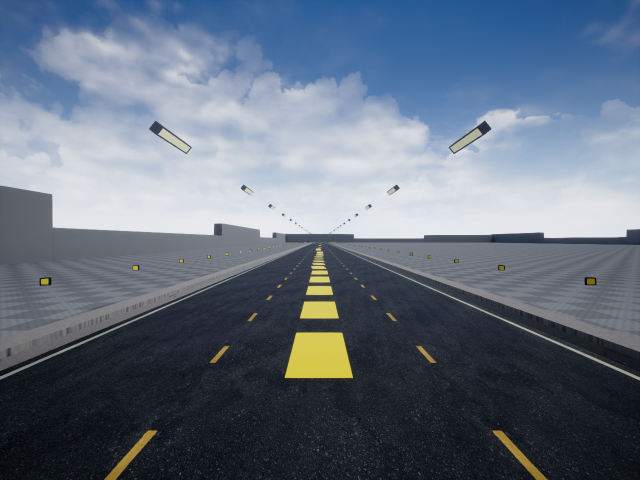
#> input picture warp/0_0_0.png, 1280 x 960 px (shown at 1/2 size)
$ python warp.py
#> lines starting #> are read from the running program, lines starting #| are printed output that depends on the picture; after the words box and inside, x2 and y2 are one past the last pixel; in counts of white or black regions, pixels touching at a corner belong together
#!/usr/bin/python
# -*- encoding: utf-8 -*-
# see https://www.pyimagesearch.com/2014/08/25/4-point-opencv-getperspective-transform-example/
# part of https://github.com/WolfgangFahl/play-chess-with-a-webcam
import sys
import cv2
from scipy.spatial import distance as dist
import numpy as np

# top left 437,328
# top right 1390,1042
# bottom left 142,107
# bottom right 1667,1250


def order_points(pts):
    # sort the points based on their x-coordinates
    xSorted = pts[np.argsort(pts[:, 0]), :]

    # grab the left-most and right-most points from the sorted
    # x-roodinate points
    leftMost = xSorted[:2, :]
    rightMost = xSorted[2:, :]

    # now, sort the left-most coordinates according to their
    # y-coordinates so we can grab the top-left and bottom-left
    # points, respectively
    leftMost = leftMost[np.argsort(leftMost[:, 1]), :]
    (tl, bl) = leftMost

    # now that we have the top-left coordinate, use it as an
    # anchor to calculate the Euclidean distance between the
    # top-left and right-most points; by the Pythagorean
    # theorem, the point with the largest distance will be
    # our bottom-right point
    D = dist.cdist(tl[np.newaxis], rightMost, "euclidean")[0]
    (br, tr) = rightMost[np.argsort(D)[::-1], :]

    # return the coordinates in top-left, top-right,
    # bottom-right, and bottom-left order
    return np.array([tl, tr, br, bl], dtype="float32")


def four_point_transform(image, pts):
    # obtain a consistent order of the points and unpack them
    # individually
    rect = order_points(pts)
    (tl, tr, br, bl) = rect

    # compute the width of the new image, which will be the
    # maximum distance between bottom-right and bottom-left
    # x-coordiates or the top-right and top-left x-coordinates
    widthA = np.sqrt(((br[0] - bl[0]) ** 2) + ((br[1] - bl[1]) ** 2))
    widthB = np.sqrt(((tr[0] - tl[0]) ** 2) + ((tr[1] - tl[1]) ** 2))
    maxWidth = max(int(widthA), int(widthB))

    # compute the height of the new image, which will be the
    # maximum distance between the top-right and bottom-right
    # y-coordinates or the top-left and bottom-left y-coordinates
    heightA = np.sqrt(((tr[0] - br[0]) ** 2) + ((tr[1] - br[1]) ** 2))
    heightB = np.sqrt(((tl[0] - bl[0]) ** 2) + ((tl[1] - bl[1]) ** 2))
    maxHeight = max(int(heightA), int(heightB))

    # now that we have the dimensions of the new image, construct
    # the set of destination points to obtain a "birds eye view",
    # (i.e. top-down view) of the image, again specifying points
    # in the top-left, top-right, bottom-right, and bottom-left
    # order
    dst = np.array(
        [[0, 0], [maxWidth - 1, 0], [maxWidth - 1, maxHeight - 1], [0, maxHeight - 1]],
        dtype="float32",
    )

    # compute the perspective transform matrix and then apply it
    M = cv2.getPerspectiveTransform(rect, dst)
    warped = cv2.warpPerspective(image, M, (maxWidth, maxHeight))

    # return the warped image
    return warped


def main(argv):
    default_file = "0_0_0.png"
    filename = argv[0] if len(argv) > 0 else default_file
    image = cv2.imread(filename)
#> image is the input picture: shape (960, 1280, 3); mean B, G, R 126.6, 111.4, 99.9
    # load the image, clone it, and initialize the 4 points
    # that correspond to the 4 corners of the chessboard
    pts = np.array([(432, 103), (1380, 94), (1659, 1029), (138, 1052)])

    # loop over the points and draw them on the image
    for x, y in pts:
        cv2.circle(image, (x, y), 5, (0, 255, 0), -1)
#> image: shape (960, 1280, 3); 0.01% of pixels changed, all inside (x1, y1, x2, y2) = (427, 98, 438, 109)

    # apply the four point tranform to obtain a "birds eye view" of
    # the chessboard
    warped = four_point_transform(image, pts)
#> in four_point_transform, `M = cv2.getPerspectiveTransform(rect, dst)`: M = [[1.71, 0.53, -794.2], [0.0171, 1.8, -193.2], [1.24e-07, 0.000685, 1]]
#> in four_point_transform, `warped = cv2.warpPerspective(image, M, (maxWidth, maxHeight))`:
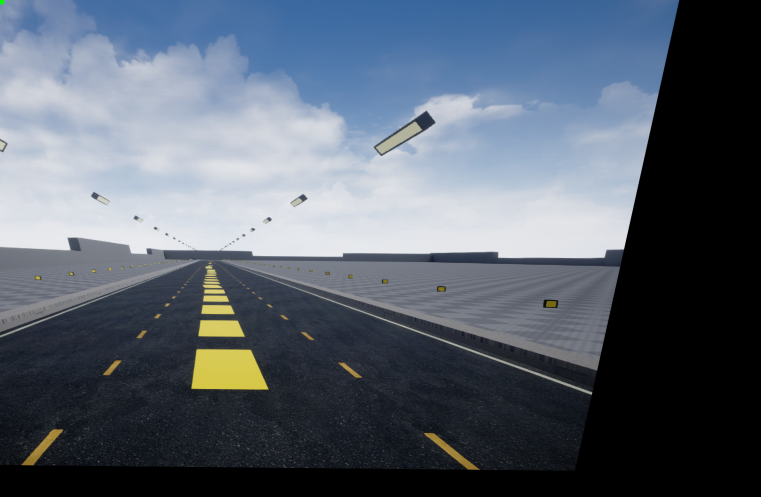
#> warped: shape (993, 1521, 3) (shown at 1/2 size); mean B, G, R 110, 97.8, 88.5
    image = cv2.resize(image, (960, 540))
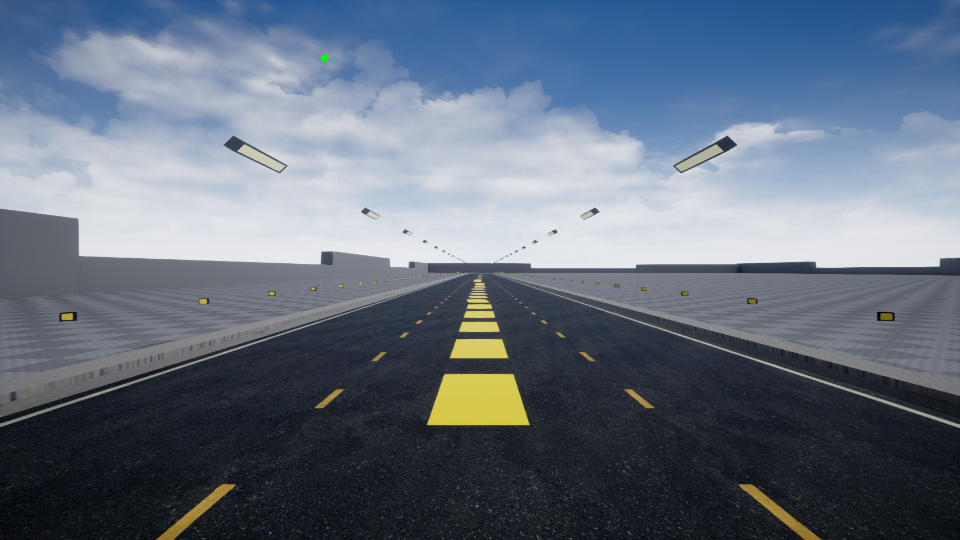
#> image: shape (540, 960, 3); mean B, G, R 126.5, 111.3, 99.8

    # show the original and warped images
    cv2.imshow("Original", image)
    height, width = warped.shape[:2]
#> height = 993; width = 1521
    warped = cv2.resize(warped, (width // 2, height // 2))
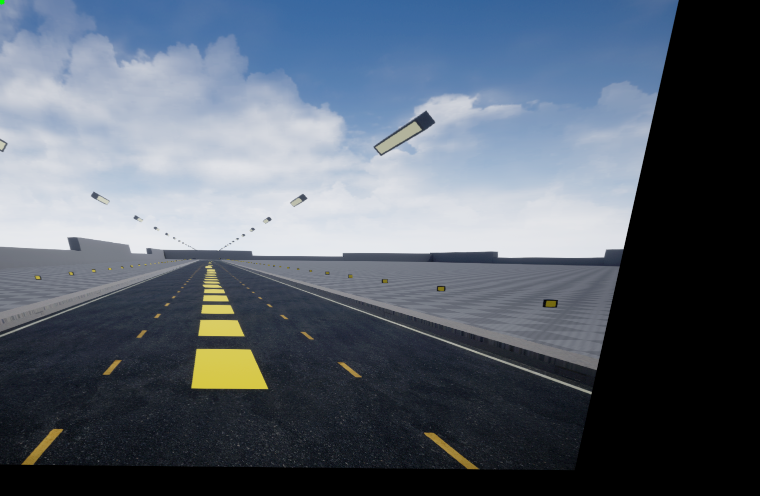
#> warped: shape (496, 760, 3); mean B, G, R 110, 97.7, 88.4
    cv2.imshow("Warped", warped)
    # refresh
    while not cv2.waitKey(10) & 0xFF == ord("q"):
#> (key q is pressed here)
        continue


if __name__ == "__main__":
    main(sys.argv[1:])

$ run again, with warp/40_0_0.png copied over warp/0_0_0.png
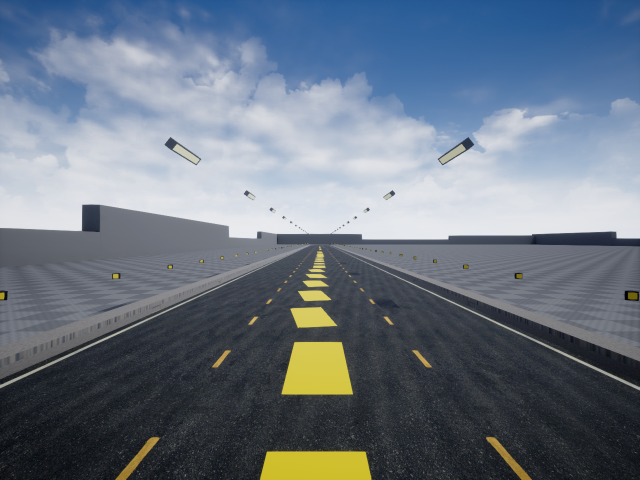
#> input picture warp/40_0_0.png, 1280 x 960 px (shown at 1/2 size)
#> in main, image is the input picture: shape (960, 1280, 3); mean B, G, R 130.7, 117.7, 106.7
#> M = [[1.71, 0.53, -794.2], [0.0171, 1.8, -193.2], [1.24e-07, 0.000685, 1]]
#> in main, `image = cv2.resize(image, (960, 540))`:
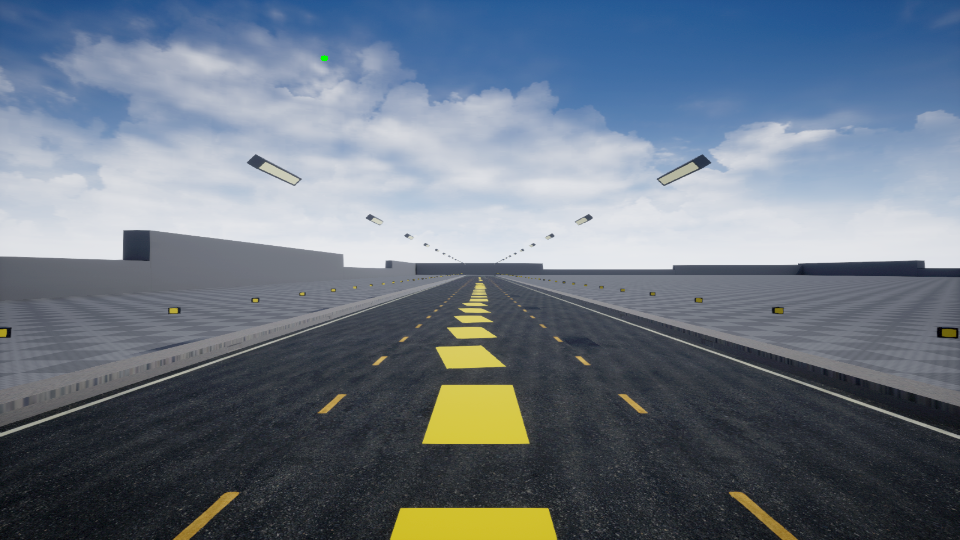
#> image: shape (540, 960, 3); mean B, G, R 130.6, 117.7, 106.6
#> in main, `warped = cv2.resize(warped, (width // 2, height // 2))`:
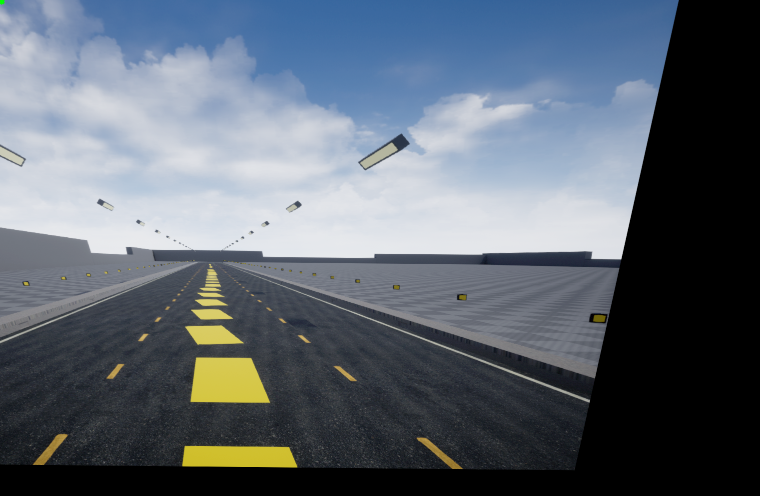
#> warped: shape (496, 760, 3); mean B, G, R 112.7, 102.1, 93.3
